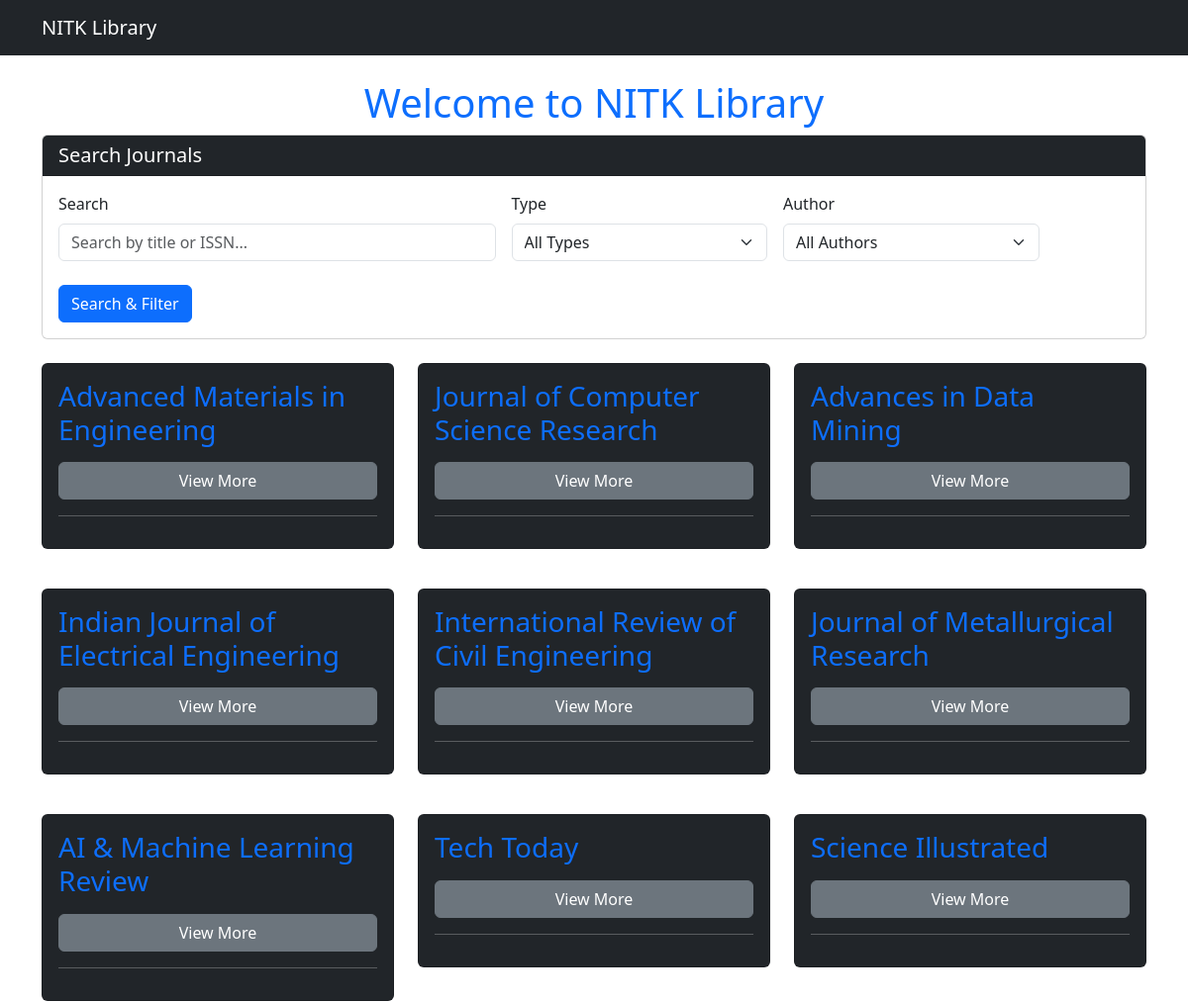
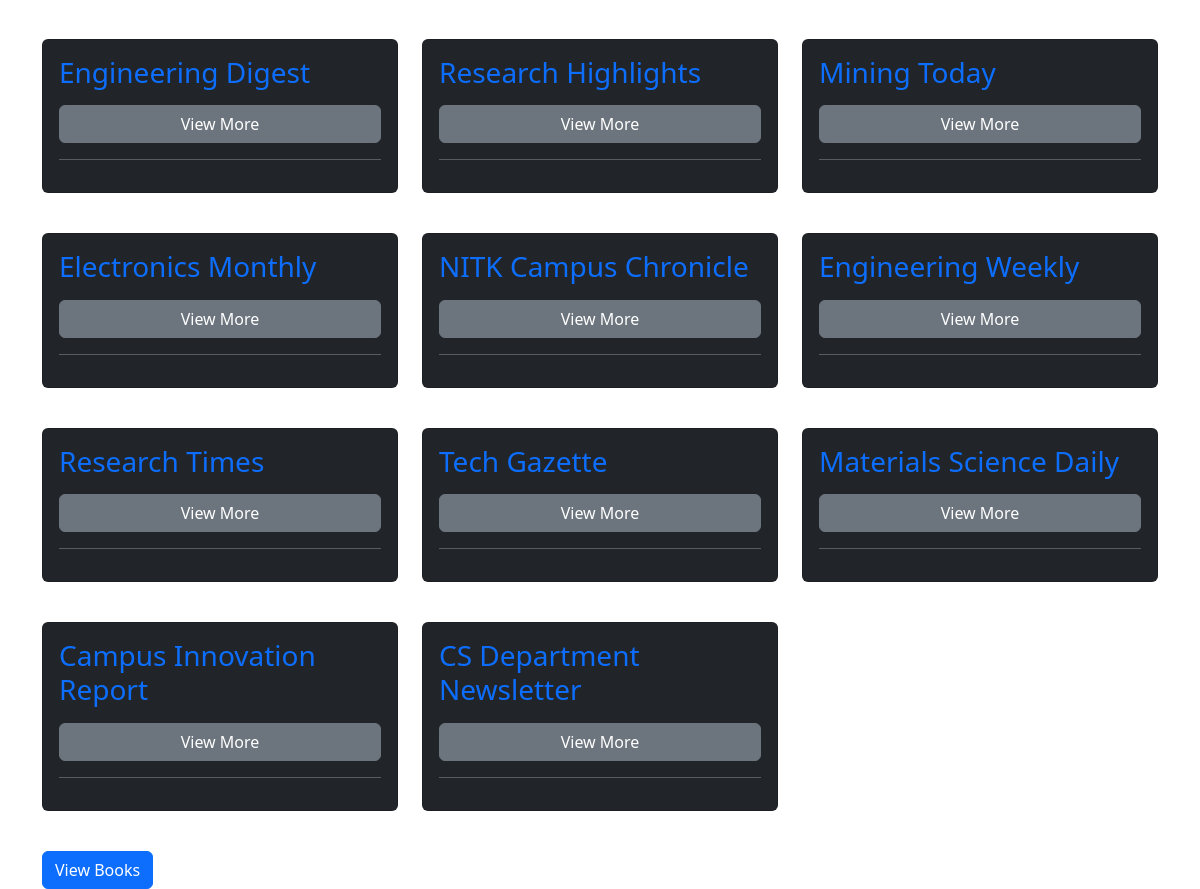
The page /books/journals/ on the database its author committed (2 pictures, top to bottom).
### books/models.py (models this page shows, shortened)
class Journal(models.Model):
    JOURNAL_TYPE_CHOICES = [
        ("Journal", "Journal"),
        ("Magazine", "Magazine"),
        ("Newspaper", "Newspaper"),
    ]
    title = models.CharField(max_length=255, db_index=True)
    author = models.ForeignKey(Author, on_delete=models.CASCADE)
    publisher = models.CharField(max_length=255)
    journal_type = models.CharField(max_length=50, choices=JOURNAL_TYPE_CHOICES)
    publication_date = models.DateField()
    available_copies = models.IntegerField(default=1, validators=[MinValueValidator(0)])
    is_approved = models.BooleanField(default=False)
    issn = models.CharField(
        max_length=30,
        unique=True,
        blank=True,
        null=True,
        help_text="Enter ISSN only for Journals"
    )

### books/views.py (the view)
# urls.py: path('journals/', JournalListView.as_view(), name='journal_list'),
class JournalListView(ListView):
    model = Journal
    context_object_name = "journals"
    template_name = "journal_list.html"
    def get_queryset(self):
        queryset = Journal.objects.all().select_related('author')
        search_query = self.request.GET.get('search', '')
        journal_type = self.request.GET.get('journal_type', '')
        author_id = self.request.GET.get('author', '')
        if search_query:
            queryset = queryset.filter(
                Q(title__icontains=search_query) |
                Q(issn__icontains=search_query)
            )
        if journal_type:
            queryset = queryset.filter(journal_type=journal_type)
        if author_id and author_id.isdigit():
            queryset = queryset.filter(author_id=author_id)
        return queryset
    def get_context_data(self, **kwargs):
        context = super().get_context_data(**kwargs)
        context['journal_type_choices'] = Journal.JOURNAL_TYPE_CHOICES
        context['authors'] = Author.objects.all()
        context['journal_type'] = self.request.GET.get('journal_type', '')
        context['current_params'] = '&'.join([
            f"{key}={value}"
            for key, value in self.request.GET.items()
            if key != 'page'
        ])
        if context['current_params']:
            context['current_params'] = '&' + context['current_params']
        return context

### books/templates/journal_list.html (shortened to what this page needs)
{% extends "base.html" %}
{% block content %}
{% include "journal_filter.html" %}
    <div class="row row-cols-1 row-cols-md-2 row-cols-lg-3 g-4">
        {% for journal in journals %}
            <div class="col">
                {% include "journal_component.html" with journal=journal %}
            </div>
        {% endfor %}
    </div>
    <div class="mt-4">
        <a href="{% url 'book_list' %}" class="btn btn-primary">View Books</a>
    </div>
    {% endblock %}

### books/templates/journal_component.html (shortened to what this page needs)
<div class="card text-white bg-dark mb-3">
    <div class="card-body">
        <h3 class="card-title text-primary">{{ journal.title }}</h3>
        <button class="btn btn-secondary w-100 mt-2" type="button" data-bs-toggle="collapse" data-bs-target="#journalDetails-{{ journal.id }}" aria-expanded="false">
            View More
        </button>
        <hr>
    </div>
</div>

### rows shown on the page
Journal: title "Advanced Materials in Engineering"
Journal: title "Journal of Computer Science Research"
Journal: title "Advances in Data Mining"
Journal: title "Indian Journal of Electrical Engineering"
Journal: title "International Review of Civil Engineering"
Journal: title "Journal of Metallurgical Research"
Journal: title "AI & Machine Learning Review"
Journal: title "Tech Today"
Journal: title "Science Illustrated"
Journal: title "Engineering Digest"
Journal: title "Research Highlights"
Journal: title "Mining Today"
Journal: title "Electronics Monthly"
Journal: title "NITK Campus Chronicle"
Journal: title "Engineering Weekly"
Journal: title "Research Times"
Journal: title "Tech Gazette"
Journal: title "Materials Science Daily"
Journal: title "Campus Innovation Report"
Journal: title "CS Department Newsletter"
